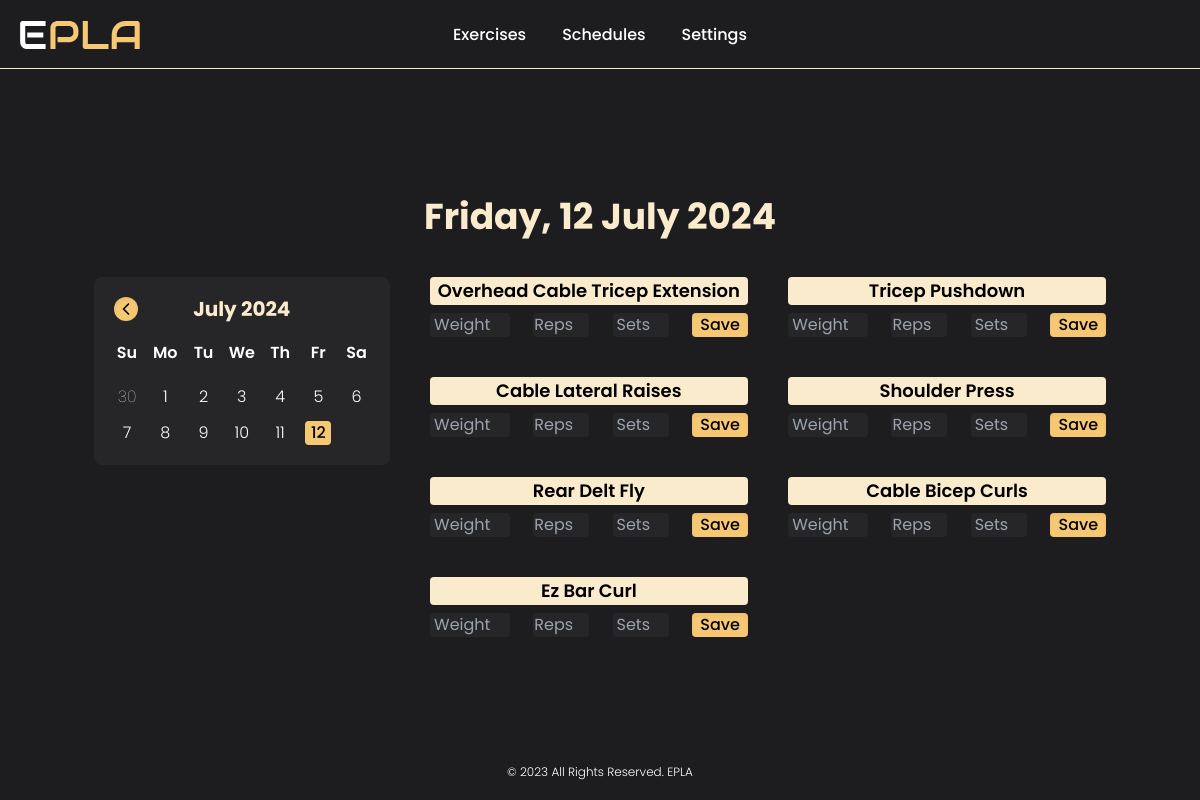
Screenshot of /track-my-workouts (signed in) with the database file from the repository.
### tables this page shows
CREATE TABLE exercises (
    id INTEGER,
    user_id INTEGER,
    exercise TEXT,
    PRIMARY KEY(id),
    FOREIGN KEY(user_id) REFERENCES users(id)
        ON UPDATE CASCADE
        ON DELETE CASCADE
);

### app.py (the view, shortened to what this page needs)
@app.route("/track-my-workouts", methods=["GET", "POST"])
@login_required
def track_my_workouts():
    day_names = ["monday", "tuesday", "wednesday", "thursday", "friday", "saturday", "sunday"]
    month_names = ["january", "february", "march", "april", "may", "june", "july", "august", "september", "october", "november", "december"]
    con, cur = database()
    cur.execute("SELECT * FROM schedules WHERE user_id = (?)", (session["user_id"],))
    schedules = cur.fetchall()
    if not schedules:
        message = "You have no workouts to track, make your schedule first!"
        cur.close()
        con.close()
        return render_template("track-my-workouts.html", message=message)
    date = request.args.get("date")
    if not date:
        date = datetime.now()
        date = f"{date.year}-{date.month}-{date.day}"
    day = datetime.strptime(date, "%Y-%m-%d").date()
    day = day_names[day.weekday()]
    cur.execute("SELECT * FROM progress WHERE user_id = (?) AND date = (?)", (session["user_id"], date))
    progress = cur.fetchall()
    cur.execute("SELECT exercise_id FROM schedules WHERE user_id = (?) AND day = (?)", (session["user_id"], day))
    exercise_id = cur.fetchall()
    exercise_id = [id[0] for id in exercise_id]
    placeholders = ', '.join(['?' for _ in exercise_id])
    sql_query = f"SELECT exercise FROM exercises WHERE user_id = (?) AND id IN ({placeholders})"
    cur.execute(sql_query, (session["user_id"], *exercise_id))
    results = cur.fetchall()
    results = [item[0] for item in results]
    exercises = {exercise: [] for exercise in results}
    for exercise in exercises:
        cur.execute("SELECT id FROM exercises WHERE user_id = (?) AND exercise = (?)", (session["user_id"], exercise))
        exercise_id = cur.fetchone()[0]
        for record in progress:
            if exercise_id == record[1]:
                exercises[exercise].extend(list(record))
    cur.close()
    con.close()
    display_date = date
    display_date = display_date.split("-")
    month = month_names[int(display_date[1]) - 1]
    display_date[1] = month.capitalize()
    display_date = display_date[::-1]
    display_date = ' '.join(display_date)
    display_date = f"{day.capitalize()}, {display_date}"
    if date == f"{datetime.now().year}-{datetime.now().month}-{datetime.now().day}" and not exercises:
        display_date = "Rest Day!"
    return render_template("track-my-workouts.html", exercises=exercises, display_date=display_date)

### app.py (called while the page is built)
@app.after_request
def after_request(response):
    response.headers["Cache-Control"] = "no-cache, no-store, must-revalidate"
    response.headers["Expires"] = 0
    response.headers["Pragma"] = "no-cache"
    return response

### helpers.py (called while the page is built)
def login_required(f):
    @wraps(f)
    def decorated_function(*args, **kwargs):
        if session.get("user_id") is None:
            return redirect("/login")
        return f(*args, **kwargs)
    return decorated_function

def database(db="database.db"):
    con = sqlite3.connect(db)
    cur = con.cursor()
    cur.execute("PRAGMA foreign_keys = 1")
    return con, cur

### templates/track-my-workouts.html (shortened to what this page needs)
{% extends "layout.html" %}
{% block main %}
    {% if message %}
        <h1 class="text-4xl font-bold text-center text-yellow-2">{{ message }}</h1>
    {% else %}
        <div class="grid gap-10 place-items-center">
            <h1 class="text-3xl font-bold text-center md:text-4xl text-yellow-2">{{ display_date }}</h1>
            <div class="grid gap-10 md:flex">
                <div class="relative flex flex-col items-center p-5 space-y-5 text-white rounded-lg w-fit h-fit bg-default-3">
                    <div class="flex items-center justify-between w-full">
                        <h1 id="current-calendar" class="absolute left-0 w-full text-xl font-bold text-center text-yellow-2"></h1>
                    </div>
                    <div class="space-y-5">
                        <ul class="grid grid-cols-7 gap-3 font-semibold text-center text-white">
                            <li>Su</li>
                            <li>Mo</li>
                            <li>Tu</li>
                            <li>We</li>
                            <li>Th</li>
                            <li>Fr</li>
                            <li>Sa</li>
                        </ul>
                        <ul id="days" class="grid grid-cols-7 gap-3 font-light text-center"></ul>
                    </div>
                </div>
                {% if exercises %}
                    <div class="grid gap-10 lg:grid-cols-2 h-fit">
                        {% for exercise in exercises %}
                            {% if exercises[exercise] %}
                                <form name="exercise-form" id="delete-exercise" action="/track-my-workouts" method="post" class="grid space-y-2 place-items-center h-fit">
                                    <h1 class="w-full px-2 text-lg font-semibold text-center text-black rounded bg-yellow-2">{{ exercise|title }}</h1>
                                    <div name="content" class="flex justify-between w-full mx-1">
                                        <input type="hidden" name="exercise" value="{{ exercise }}">
                                        <p class="font-normal text-center text-white rounded w-14 bg-default-3">{{ exercises[exercise][2] }}</p>
                                        <p class="font-normal text-center text-white rounded w-14 bg-default-3">{{ exercises[exercise][3] }}</p>
                                        <p class="font-normal text-center text-white rounded w-14 bg-default-3">{{ exercises[exercise][4] }}</p>
                                        <button type="submit" class="px-2 rounded shadow-inner bg-yellow-1">Delete</button>
                                    </div>
                                </form>
                            {% else %}
                                <form name="exercise-form" id="save-exercise" method="post" class="grid space-y-2 place-items-center h-fit">
                                    <h1 class="w-full px-2 text-lg font-semibold text-center text-black rounded bg-yellow-2">{{ exercise|title }}</h1>
                                    <div name="content" class="flex justify-between w-full mx-1">
                                        <input type="number" name="weight" required step="2.5" min="2.5" placeholder="Weight" class="w-20 font-normal text-center text-white rounded bg-default-3">
                                        <input type="number" name="reps" required min="1" placeholder="Reps" class="font-normal text-center text-white rounded w-14 bg-default-3">
                                        <input type="number" name="sets" required min="1" placeholder="Sets" class="font-normal text-center text-white rounded w-14 bg-default-3">
                                        <button type="submit" class="px-2 rounded shadow-inner bg-yellow-1">Save</button>
                                    </div>
                                </form>
                            {% endif %}
                        {% endfor %}
                    </div>
                {% endif %}
            </div>
        </div>
    {% endif %}
{% endblock %}

### static/css/styles.css (style rules this page uses)
.font-default { font-family: 'Poppins', sans-serif; }
#prev, #next { z-index: 1; }

### rows the page displays
exercises: exercise "Overhead Cable Tricep Extension"
exercises: exercise "Tricep Pushdown"
exercises: exercise "Cable Lateral Raises"
exercises: exercise "Shoulder Press"
exercises: exercise "Rear Delt Fly"
exercises: exercise "Cable Bicep Curls"
exercises: exercise "Ez Bar Curl"

### other values shown
{{ display_date }} "Friday, 12 July 2024"
